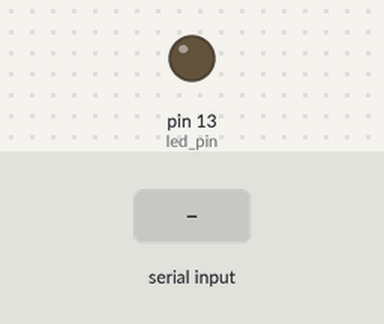
Recording of a sketch running on a simulated Arduino Uno, built with avr-gcc and run on an emulated ATmega328P. Parts: output pins drawn as LEDs (lit = HIGH). The inputs (shaded band) are chosen by the test bench.

Above: at 1.2 s.
1.3 s: "u" received over Serial
At 1.9 s:
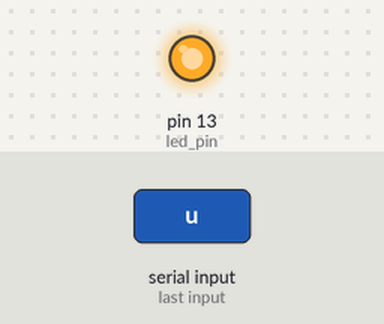
2.8 s: "d" received over Serial
At 4.2 s:
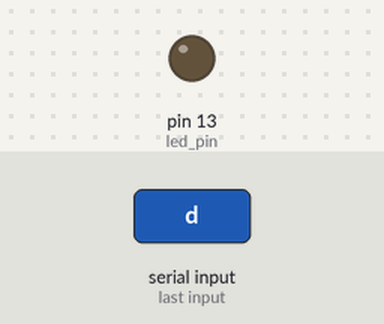
Timing chart, 0 to 5.8 s (numbered marks = the images above; inputs shaded):
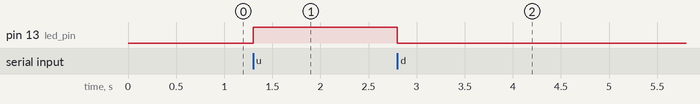

Measured:
- after the input at 1.3 s, pin 13 (led_pin): LOW → HIGH at once
- after the input at 2.8 s, pin 13 (led_pin): HIGH → LOW at once

The sketch:

LED.ino
```cpp
#define led_pin 13
void setup() {
  Serial.begin(9600);
  pinMode(led_pin, OUTPUT);
}

void loop() {
  if (Serial.available()>0){
    char message = Serial.read();
    if (message == 'u'){
      digitalWrite(led_pin, HIGH);
    }else if(message == 'd'){
      digitalWrite(led_pin, LOW);
    }else{
      Serial.println("Unknown message");
    }
  }
}
```
